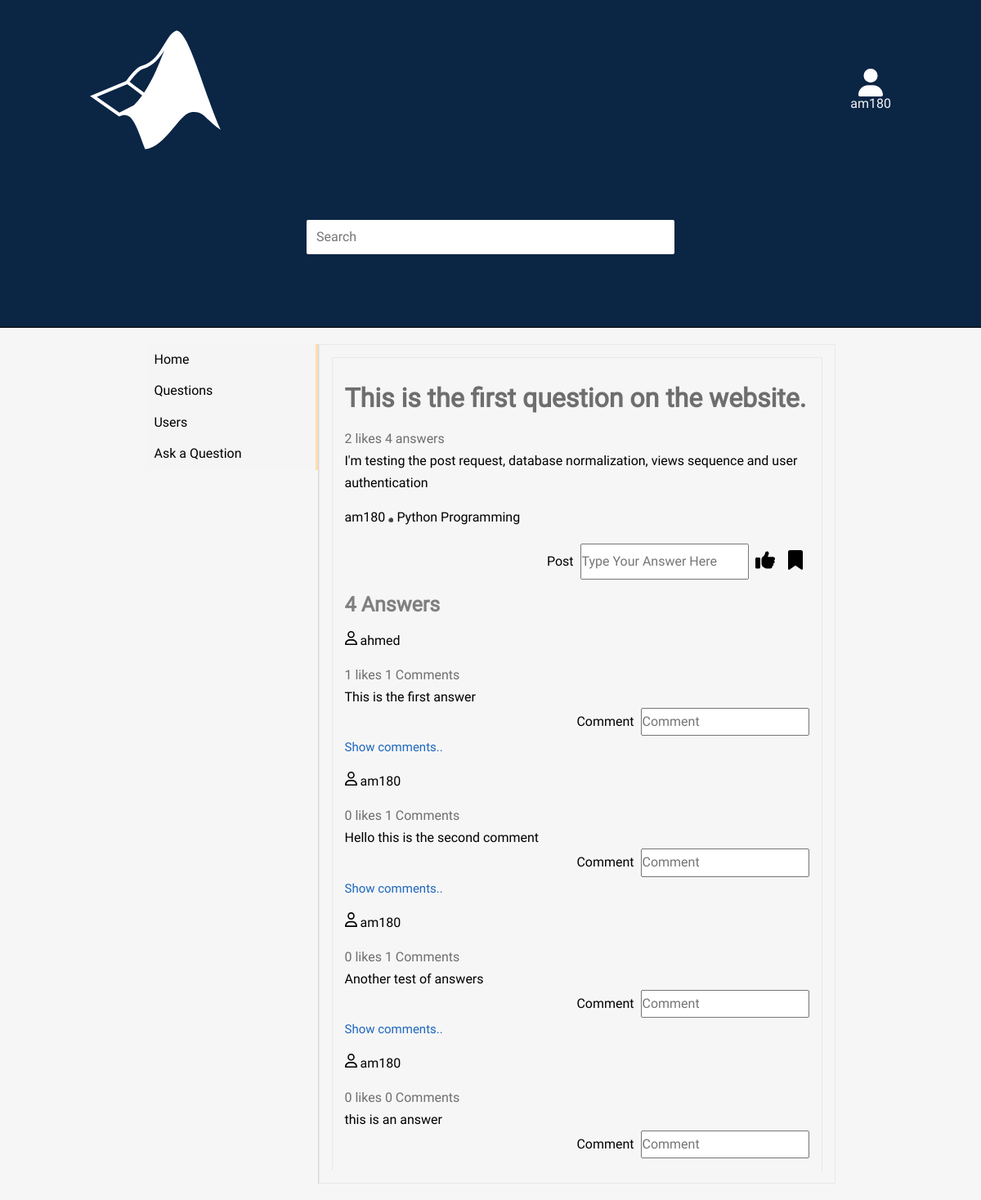
Screenshot of /3/ (signed in) with the database file from the repository.
### stack_eng/models.py (models this page shows, shortened)
class Question(models.Model):
    title = models.CharField(max_length=200)
    question_text = models.CharField(max_length=1500)
    publisher = models.ForeignKey(User, on_delete=models.CASCADE, related_name='question')
    views = models.IntegerField(default=0)
    image = models.ImageField(upload_to='images/questions/%y/%m/%d', blank=True, null=True)
    subject = models.CharField(max_length=50)
    pub_date = models.DateTimeField(default= datetime.now())
    slug = models.SlugField(blank=True, null=True)

class Answer(models.Model):
    question = models.ForeignKey(Question, on_delete=models.CASCADE, related_name='answer')
    answer_text = models.CharField(max_length=2500)
    publisher = models.ForeignKey(User, on_delete=models.CASCADE, related_name='answer')
    pub_date = models.DateTimeField(default= datetime.now())

### stack_eng/views.py (the view)
# urls.py: path('<int:pk>/', views.question, name='question'),
def question(request, pk):
    user = request.user
    question = Question.objects.get(pk=pk)
    answers = Answer.objects.filter(question=question).annotate(number_of_comments=Count('comment')).annotate(num_of_likes=Count('answer_like'))
    answersCounter = answers.count()
    comments = Comment.objects.filter(question=question)
    qlikes = QuestionLike.objects.filter(question=question)
    qlikesCounter = qlikes.count()
    alike = AnswerLike.objects.filter(question=question, liked_by=user)
    question_like = QuestionLike.objects.filter(question=question, liked_by = user).exists()
    save_status = False
    if Save.objects.filter(question=question, saved_by=user):
        save_status=True
    return render(request, 'question.html',
        {'question':question,
        'answers':answers,
        'answersCount':answersCounter,
        'comments':comments,
        'num_of_qlikes':qlikesCounter,
        'question_like':question_like,
        'answer_like': alike,
        'save_status':save_status
        }
    )

### templates/question.html (shortened to what this page needs)
{% extends 'main.html' %}
{% load static %}
{% block content %}
<link rel='stylesheet' href="{% static 'stylesheets/question.css' %}">
{% include 'navbar.html' %}
  <div class="que_section">
    <div class="question">
      <section class="stats">
        <h1>{{question.title}}</h1>
        {{num_of_qlikes}} likes {{answersCount}} answers
      </section>
      <p>{{question.question_text}}</p>
      <section class="user_details">
        <a>{{question.publisher}}</a> <span style='font-size:5px;'>&#9899;</span> {{question.subject}}
      </section>
      <section class="like">
        {% if save_status %}
        <button class="saves" value="saved"><img src="{% static 'SVGs/bookmark-saved.svg' %}" width="18px"></button>
        {% else %}
        <button class="saves" value="unsaved"><img src="{% static 'SVGs/bookmark-unsaved.svg' %}" width="18px"></button>
        <input class='s' type='number' value="{{question.pk}}">
        {% endif %}
        {% if question_like %}
        <button class="reactions" value="liked"><img src="{% static 'SVGs/thumbs-up-liked.svg' %}" width="24px"></button>
        {% else %}
        <button class="reactions" value="unliked"><img src="{% static 'SVGs/thumbs-up-unliked.svg' %}" width="24px"></button>
        <input class='r' type='number' value="{{question.pk}}">
        {% endif %}
        <input id='answer_field' type='text' placeholder="Type Your Answer Here">
        <button id="post_answer" value="{{question.pk}}">Post</button>
      </section>
      <div class="answers">
        <h1>{{answersCount}} Answers</h1>
      {% for answer in answers %}
        <div class="answer">
          <section class="user_details">
            <img src="{% static 'SVGs/user_stroke.svg' %}" width='15px'>
            {{answer.publisher}}
          </section>
          <section class="stats">
            {{answer.num_of_likes}} likes {{answer.number_of_comments}} Comments
          </section>
          <p>{{answer.answer_text}}</p>
          <section class="like comment_action">
            <input type="text" class='comment_field' placeholder="Comment">
            <button class='post_comment' value="{{answer.pk}}">Comment</button>
          </section>
          {% if answer.number_of_comments != 0 %}
          <button class="show_comments">Show comments..</button>
          {% endif %}
        </div>
      {% endfor %}
      </div>
    </div>
  </div>
{% endblock %}

### templates/main.html (shortened to what this page needs)
{% load static %}
<!DOCTYPE html>
<html lang="en">
<head>
    <link rel="stylesheet" href="{% static 'stylesheets/normalize.css'%}">
    <link rel="stylesheet" href="{% static 'stylesheets/main.css'%}">
    <link rel="stylesheet" href="{% static 'stylesheets/home.css'%}">
</head>
<body>
<div class="container">
    <div class="header">
        <img src="{% static 'SVGs/matlab-svgrepo-com.svg' %}" class="logo">
        {% if user.is_authenticated %}
            <section class="userlist">
                <img src="{% static 'SVGs/user.svg' %}" width="30px">
                {{user.username}}
            </section>
        {% else %}
            <section class="links">
                <a href="{% url 'login' %}">Login</a>
                <a href="{% url 'sign_up' %}">Sign up</a>
            </section>
        {% endif %}
        <input type="search" placeholder="Search" id='search'>
    </div>
    <div class="content">
        {% block content %}
        {% endblock %}
    </div>
</div>
</body>
</html>

### templates/navbar.html
<div class="navbar">
    <ul>
      <li><a href="{% url 'home' %}">Home</a></li>
      <li><a>Questions</a></li>
      <li><a>Users</a></li>
      <li><a href="{% url 'ask' %}">Ask a Question</a></li>
    </ul>
</div>

### static/stylesheets/main.css (style rules this page uses)
* { margin: 0; padding: 0; }
.container { font-family: roboto, serif; }
body { background-color: #f6f6f6; }
.content { display: flex; justify-content: center; padding: 20px; background-color: #f6f6f6; }
.header { background-color: #0B2545; background-size: cover; display: flex; flex-direction: column; justify-content: center; align-items: center; border-bottom: 1px solid black; padding: 20px 100px; color: whitesmoke; }
li { list-style: none; text-align: left; padding: 10px 90px 10px 10px; background-color: #f5f5f5; border-right: 3px solid navajowhite; }
ul { text-align: center; margin: 0; }
input[type='search'] { width: 45%; padding: 12px; border-radius: 2px; border: none; margin: 10px; grid-column: 1/3; }
.logo { margin: 10px; width: 160px; margin: 10px auto 10px 10px; }
a { text-decoration: none; color: navajowhite; }
.userlist { padding: 10px; display: flex; flex-direction: column; align-items: center; margin-left: auto; }
.header { display: grid; grid-template-columns: 1fr 1fr; grid-template-rows: 1fr 1fr; justify-items: center; align-items: center; }

### static/stylesheets/home.css (style rules this page uses)
.content { flex-direction: row; }
.navbar, .questions { border-right: 1px solid #dadada; }
.question { border: 1px solid #e8e8e8; padding: 15px; border-bottom: none; }
.stats { color: #6e6e6e; }
.user_details { margin: 20px 0; font-size: math; }
.content a { color: black }
.like { display: flex; flex-direction: row-reverse; }
.like button { background-color: transparent; border: none; cursor: pointer; }

### static/stylesheets/question.css (style rules this page uses)
.content { display: flex; flex-direction: row; justify-content: center; }
.navbar, .questions { border-right: 1px solid #dadada; }
.que_section { max-width: 600px; word-wrap: break-word; padding: 15px; border: 1px solid #e8e8e8; }
.hide_comments, .show_comments { background: none; border: none; font-size: 15px; color: #1d66bd; cursor: pointer; }
.question { border-bottom: none; line-height: 27px; }
.stats { color: #6e6e6e; }
.user_details { margin: 15px 0; font-size: math; }
.like { display: flex; flex-direction: row-reverse; }
.like button { background-color: transparent; border: none; cursor: pointer; margin: 8px; }
.answers h1 { font-size: 25px; color: #808080; }

### rows the page displays
Question: title "This is the first question on the website.", question_text "I'm testing the post request, database normalization, views sequence and user authentication", publisher "am180", subject "Python Programming"
Answer: publisher "ahmed", num_of_likes "1", number_of_comments "1", answer_text "This is the first answer", {{ answer.pk }} 3 (drawn), shows "Show comments.."
Answer: publisher "am180", num_of_likes "0", number_of_comments "1", answer_text "Hello this is the second comment", {{ answer.pk }} 4 (drawn), shows "Show comments.."
Answer: publisher "am180", num_of_likes "0", number_of_comments "1", answer_text "Another test of answers", {{ answer.pk }} 5 (drawn), shows "Show comments.."
Answer: publisher "am180", num_of_likes "0", number_of_comments "0", answer_text "this is an answer", {{ answer.pk }} 10 (drawn)

### other values shown
{{ user.username }} "am180"
{{ num_of_qlikes }} "2"
{{ answersCount }} "4"
